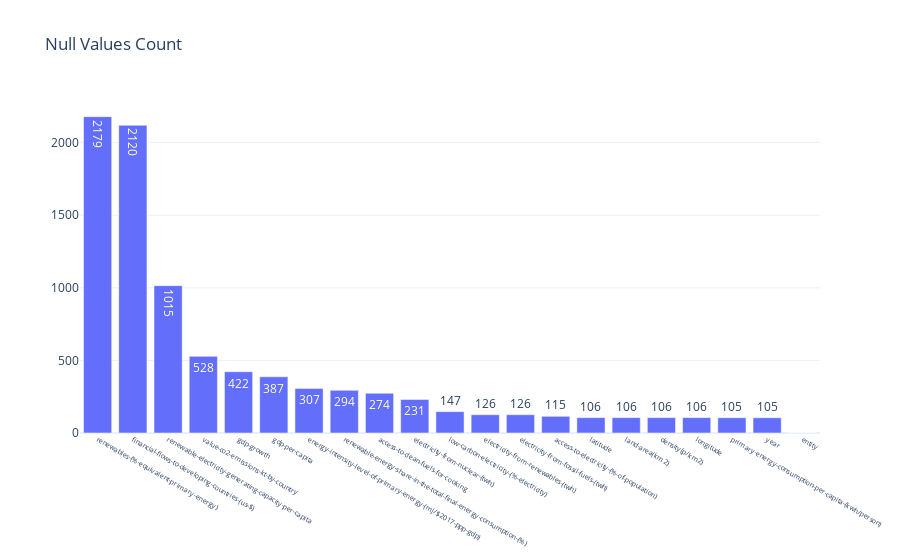

Notebook source saved alongside this figure:
### Code cell
fig_null_data = go.Figure()
fig_null_data.add_trace(go.Bar(
    x = null_data.index,
    y = null_data['Null Values Counts'],
    text = null_data['Null Values Counts'],
    textposition = 'auto'
))
fig_null_data.update_layout(
    title = 'Null Values Count',
    xaxis_tickfont_size = 7,
    template = 'plotly_white'
)
fig_null_data.show()

### Figure 1 — Plotly figure (JSON) as saved in the notebook; plotly's stock layout.template omitted (floating-point values rounded to 4 significant figures)
{"data": [{"text": [2179, 2120, 1015, 528, 422, 387, 307, 294, 274, 231, 147, 126, 126, 115, 106, 106, 106, 106, 105, 105, 0], "textposition": "auto", "type": "bar", "x": ["renewables-(%-equivalent-primary-energy)", "financial-flows-to-developing-countries-(us-$)", "renewable-electricity-generating-capacity-per-capita", "value-co2-emissions-kt-by-country", "gdp-growth", "gdp-per-capita", "energy-intensity-level-of-primary-energy-(mj/$2017-ppp-gdp)", "renewable-energy-share-in-the-total-final-energy-consumption-(%)", "access-to-clean-fuels-for-cooking", "electricity-from-nuclear-(twh)", "low-carbon-electricity-(%-electricity)", "electricity-from-renewables-(twh)", "electricity-from-fossil-fuels-(twh)", "access-to-electricity-(%-of-population)", "latitude", "land-area(km2)", "density(p/km2)", "longitude", "primary-energy-consumption-per-capita-(kwh/person)", "year", "entity"], "y": [2179, 2120, 1015, 528, 422, 387, 307, 294, 274, 231, 147, 126, 126, 115, 106, 106, 106, 106, 105, 105, 0]}], "layout": {"title": {"text": "Null Values Count"}, "xaxis": {"tickfont": {"size": 7}}}}
